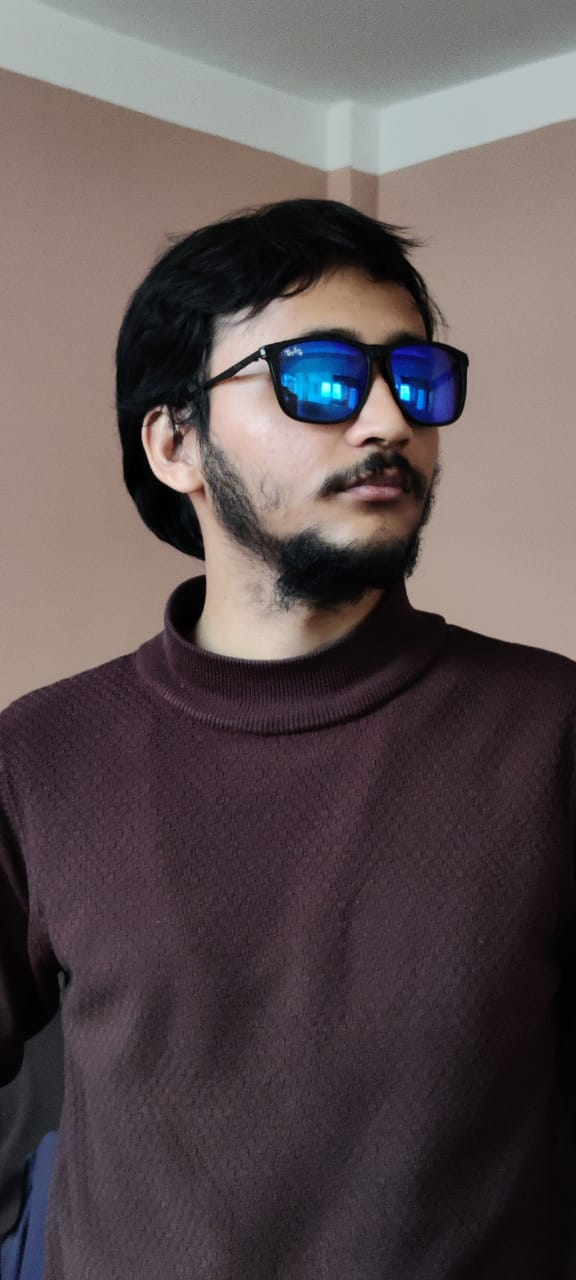
#> input picture basic_opencv/photos/img1.jpeg, 576 x 1280 px
$ python basic_functions.py
#> lines starting #> are read from the running program, lines starting #| are printed output that depends on the picture; after the words box and inside, x2 and y2 are one past the last pixel; in counts of white or black regions, pixels touching at a corner belong together
import cv2 as cv

img = cv.imread('photos/img1.jpeg')
#> img is the input picture: shape (1280, 576, 3); mean B, G, R 83.2, 81.8, 92.9

# cv.imshow('image', img)

# Converting to grayscale
gray = cv.cvtColor(img, cv.COLOR_BGR2GRAY)
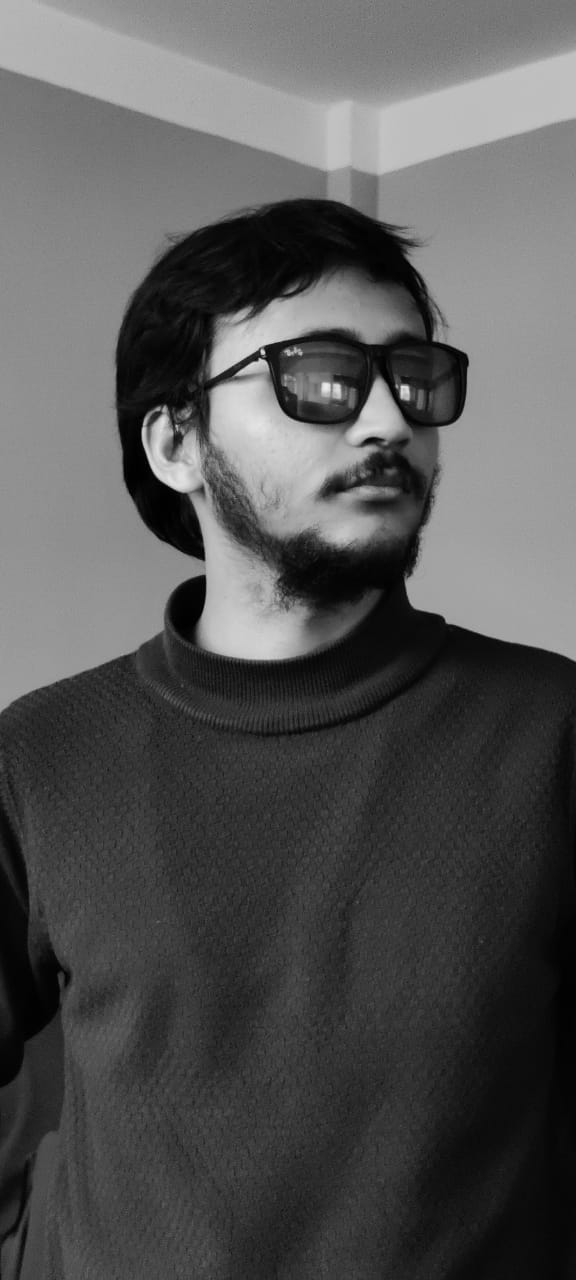
#> gray: shape (1280, 576); min 0, max 235, mean 85.2
cv.imshow("gray", gray)

# Blur image
blur = cv.GaussianBlur(img, (3, 3), cv.BORDER_DEFAULT)
cv.imshow("blur", blur)

# Edge Cascade
cany = cv.Canny(blur, 125, 175)
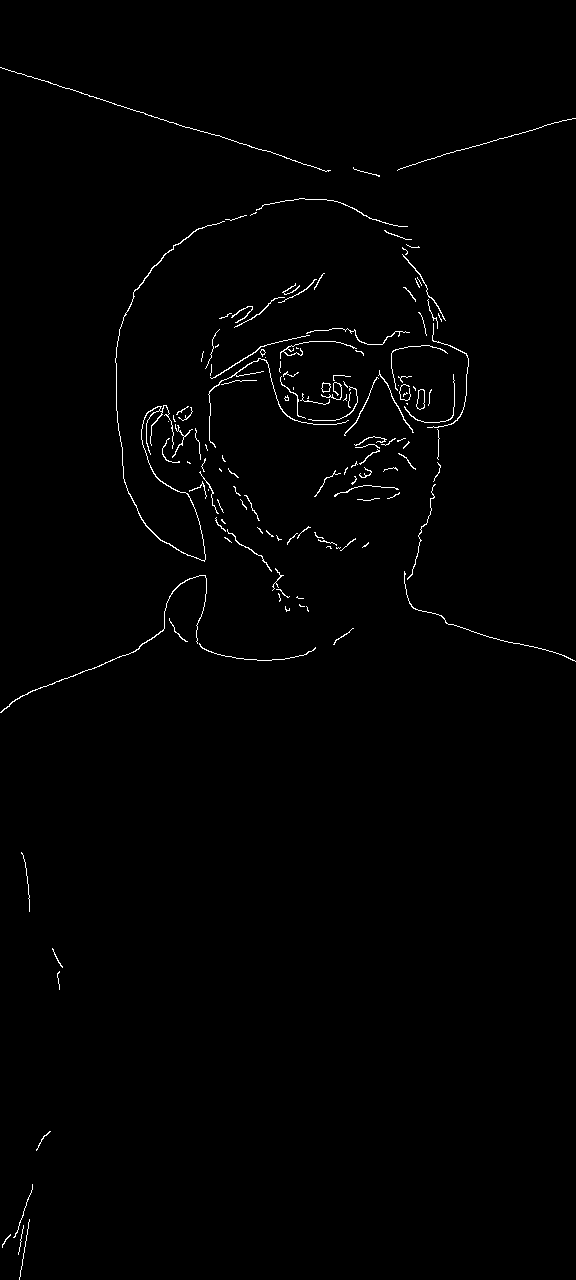
#> cany: shape (1280, 576); 0.93% white in thin lines or dots
cv.imshow("canny edges", cany)

# dialating the image
dilated = cv.dilate(cany, (7, 7), iterations=3)
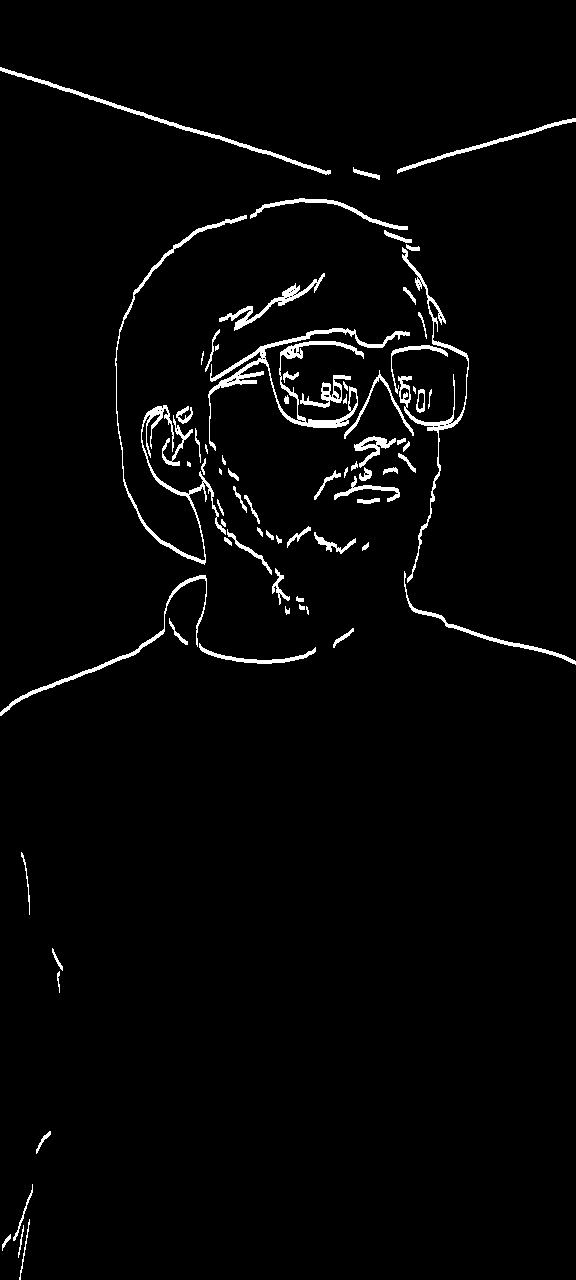
#> dilated: shape (1280, 576); 2.5% white; 75 white regions (6 under 20 px), largest, box (x1, y1, x2, y2) and area: (208, 328, 410, 451) 2883, (115, 215, 247, 565) 2274, (398, 247, 469, 583) 1649
cv.imshow("dialted image", dilated)

# Eroding
eroded = cv.erode(dilated, (7, 7), iterations=1)
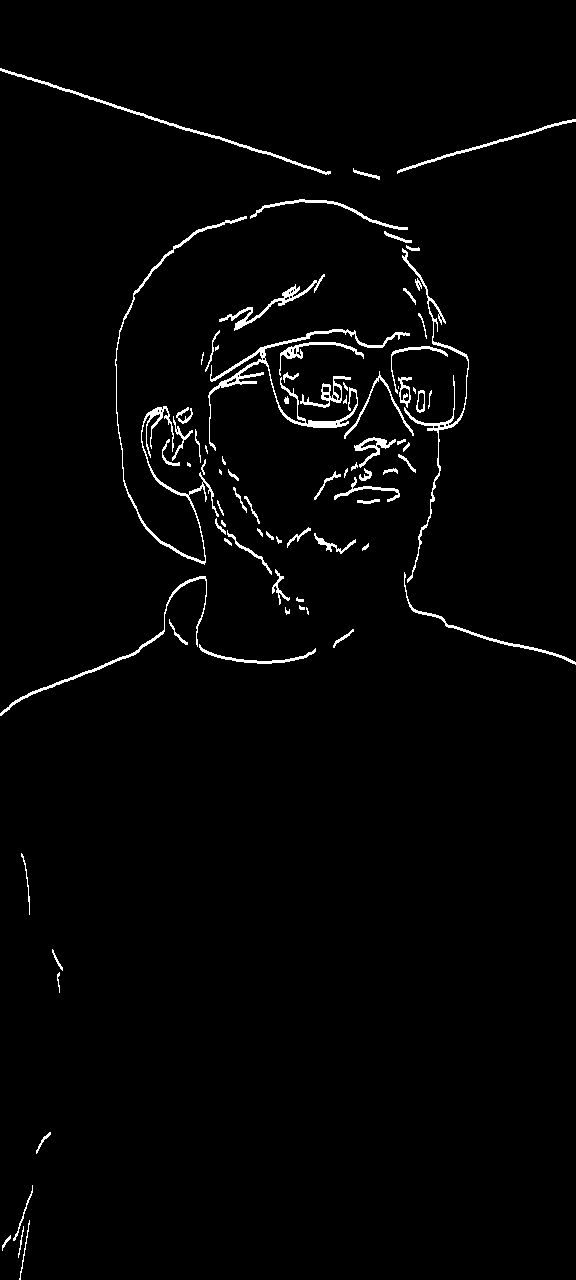
#> eroded: shape (1280, 576); 2% white in thin lines or dots
cv.imshow("eroded image", eroded)

# Resize
resized = cv.resize(img, (500, 500), interpolation=cv.INTER_CUBIC)
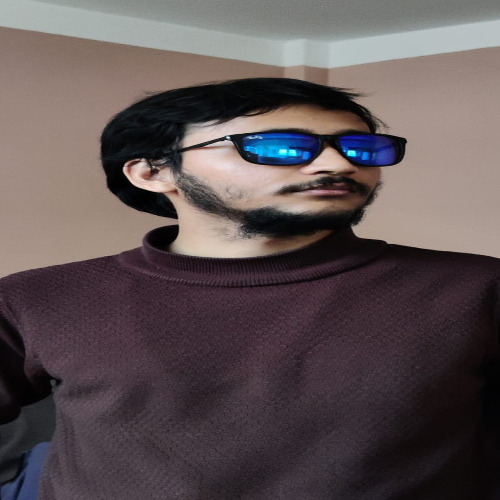
#> resized: shape (500, 500, 3); mean B, G, R 83.2, 81.8, 92.9
cv.imshow("resized", resized)

# Cropping
cropped = img[50:200, 200:400]
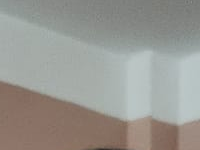
#> cropped: shape (150, 200, 3); mean B, G, R 145.3, 150.8, 152.3
cv.imshow("cropped", cropped)


cv.waitKey(0)

$ run again, with basic_opencv/photos/img2.jpeg copied over basic_opencv/photos/img1.jpeg
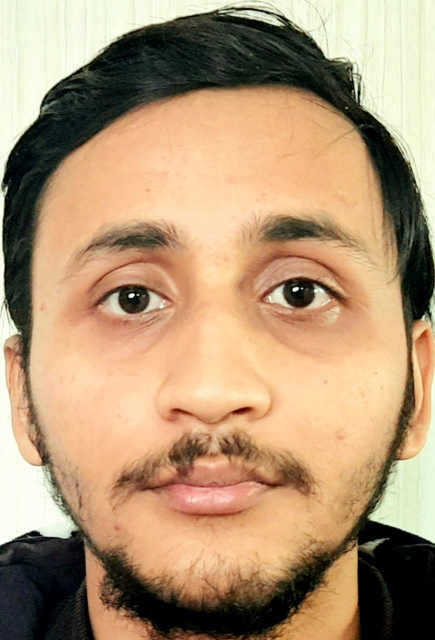
#> input picture basic_opencv/photos/img2.jpeg, 870 x 1280 px (shown at 1/2 size)
#> img is the input picture: shape (1280, 870, 3); mean B, G, R 116.6, 148.5, 177.1
#> `cany = cv.Canny(blur, 125, 175)`:
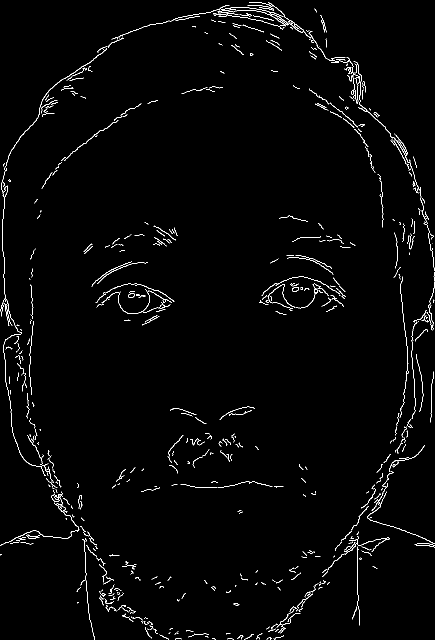
#> cany: shape (1280, 870) (shown at 1/2 size); 1.7% white in thin lines or dots
#> dilated: shape (1280, 870); 4.5% white; 290 white regions (23 under 20 px), largest, box (x1, y1, x2, y2) and area: (216, 4, 839, 390) 7888, (0, 92, 215, 1094) 5838, (735, 890, 870, 1098) 2036
#> eroded: shape (1280, 870); 3.7% white; 328 white regions (48 under 20 px), largest, box (x1, y1, x2, y2) and area: (216, 5, 839, 390) 6314, (0, 93, 215, 1094) 4511, (735, 891, 870, 1098) 1649
#> `cropped = img[50:200, 200:400]`:
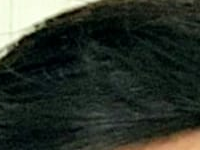
#> cropped: shape (150, 200, 3); mean B, G, R 41.8, 50.4, 43.1

$ run again, with basic_opencv/photos/iris.jpg copied over basic_opencv/photos/img1.jpeg
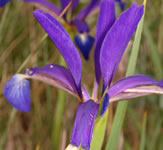
#> input picture basic_opencv/photos/iris.jpg, 163 x 150 px
#> img is the input picture: shape (150, 163, 3); mean B, G, R 100, 93.4, 120
#> `cany = cv.Canny(blur, 125, 175)`:
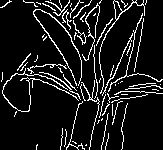
#> cany: shape (150, 163); 10.2% white in thin lines or dots
#> dilated: shape (150, 163); 23.8% white; 10 white regions (3 under 20 px), largest, box (x1, y1, x2, y2) and area: (2, 0, 102, 150) 3457, (96, 0, 163, 128) 2064, (121, 103, 128, 150) 76
#> eroded: shape (150, 163); 20.3% white; 13 white regions (4 under 20 px), largest, box (x1, y1, x2, y2) and area: (2, 0, 102, 150) 2740, (97, 0, 163, 128) 1693, (73, 0, 92, 48) 188
#> `resized = cv.resize(img, (500, 500), interpolation=cv.INTER_CUBIC)`:
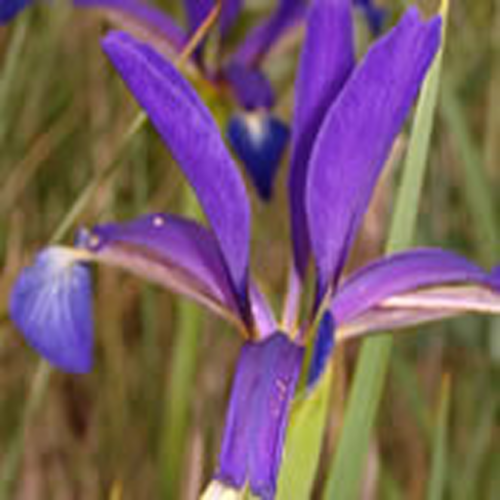
#> resized: shape (500, 500, 3); mean B, G, R 100, 93.4, 120
#> cropped = empty array
